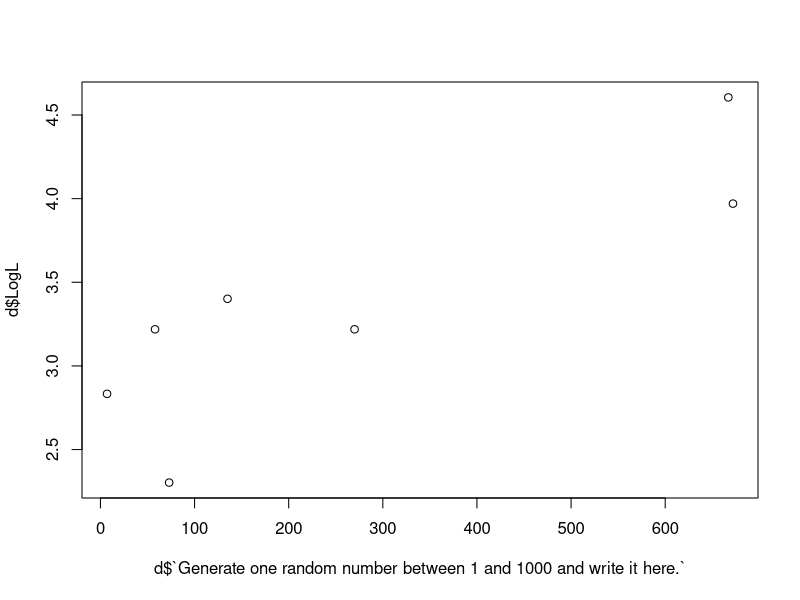
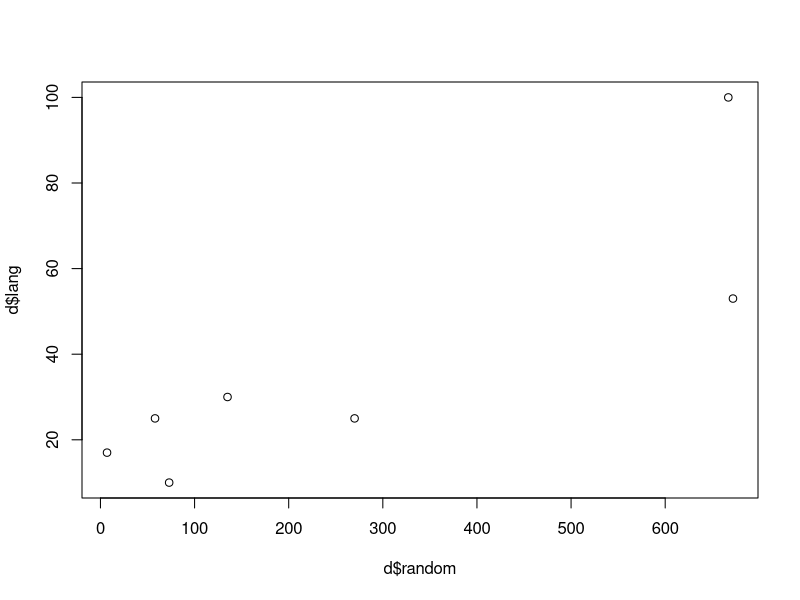
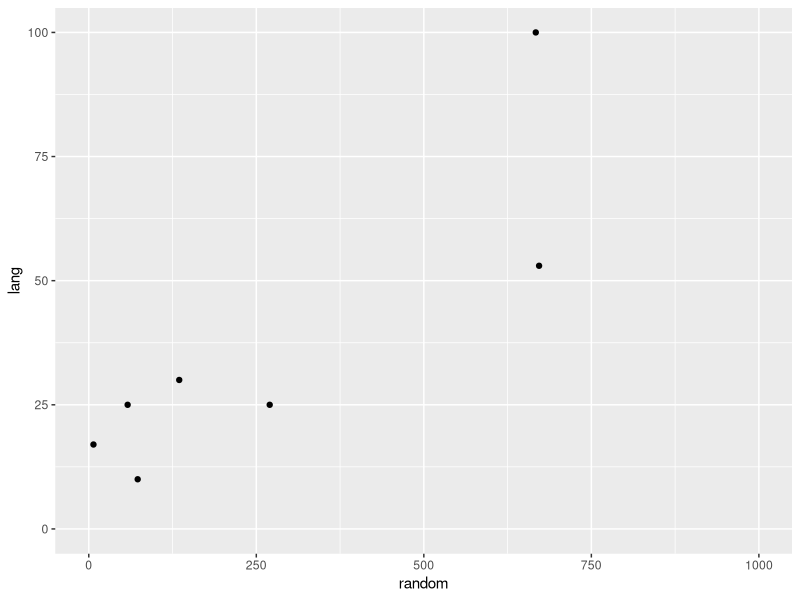
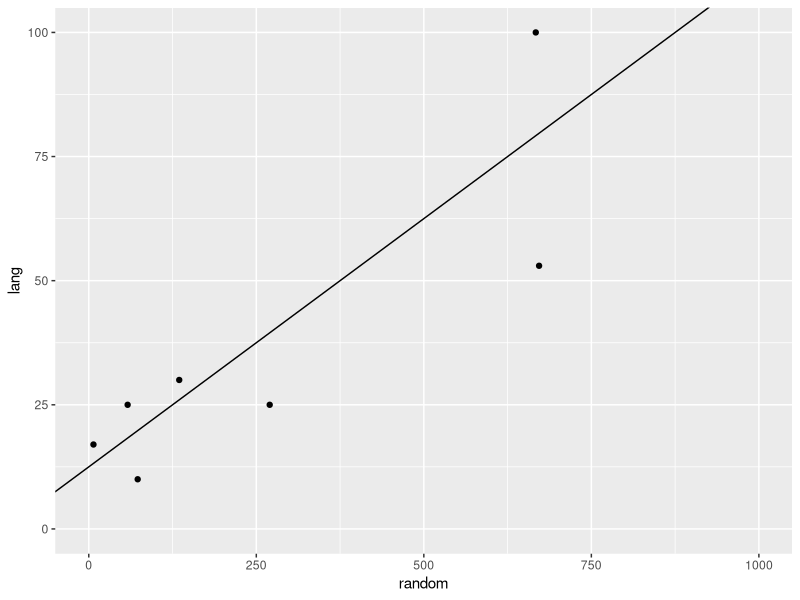
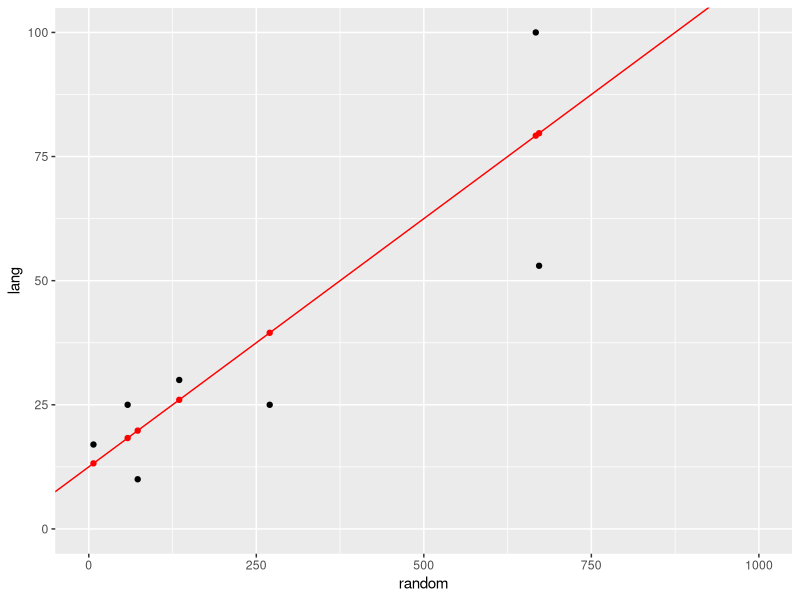
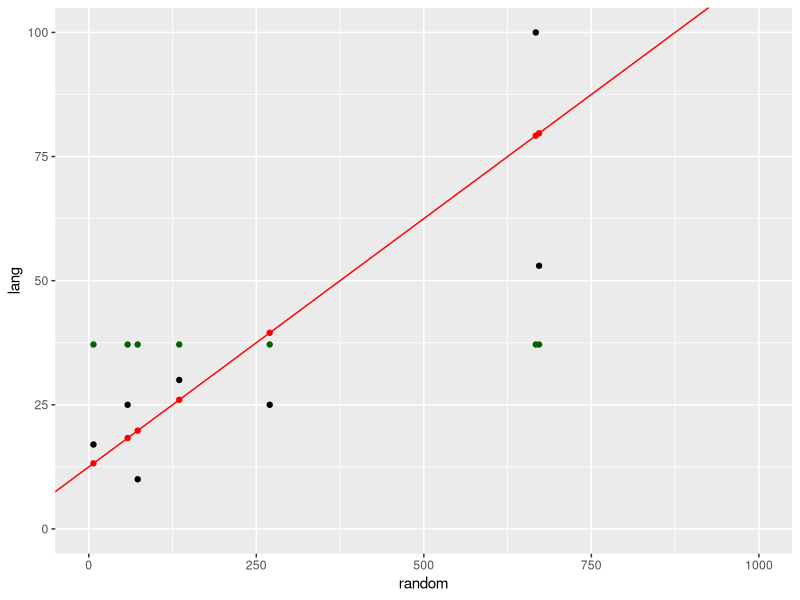
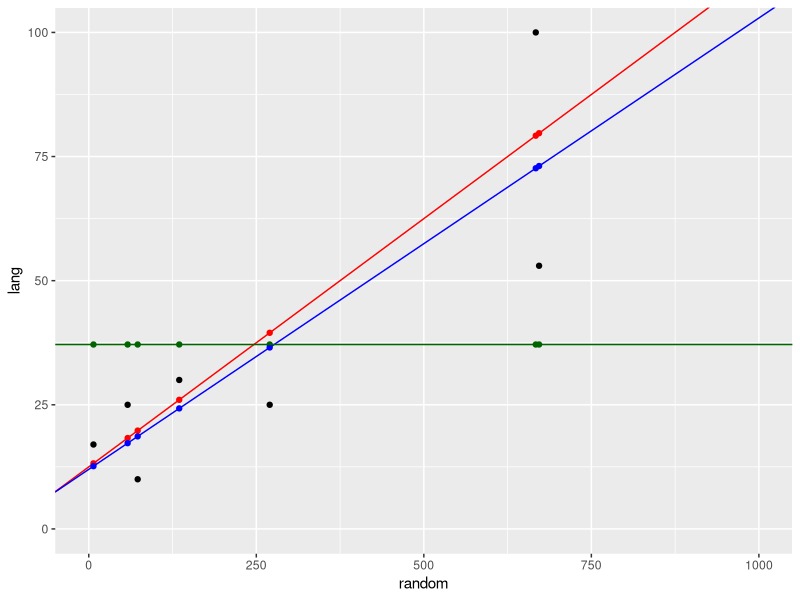
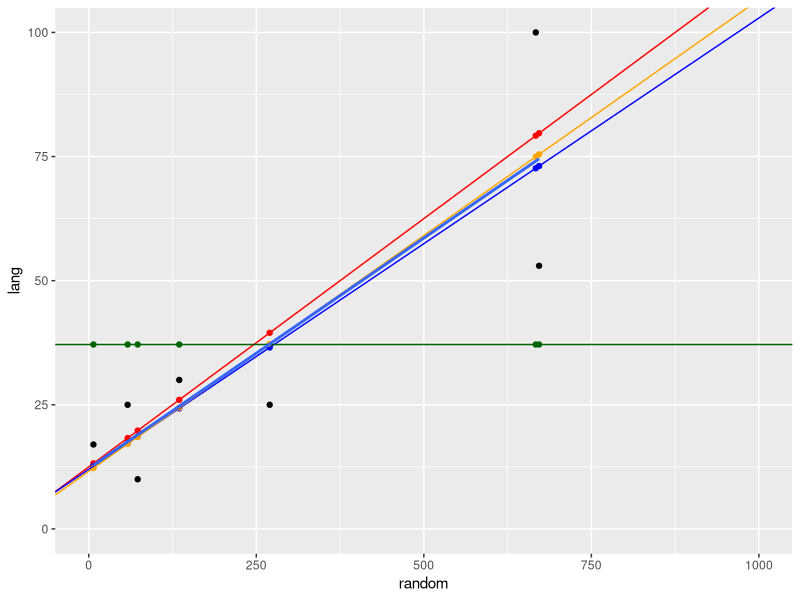

These charts were generated, in order, by the following R code: (Note: this script raises an error after producing the figures.)
library(tidyverse)
#library(googlesheets4)

d = read_csv("classes/anchor_data.csv")

d$LogL = log(d$`How many independent (unrelated) language families are there in the world? (Don't Google!)`)

plot(d$`Generate one random number between 1 and 1000 and write it here.`,
     d$LogL)

d$random = d$`Generate one random number between 1 and 1000 and write it here.`
d$lang = d$`How many independent (unrelated) language families are there in the world? (Don't Google!)`

plot(d$random, d$lang)

# Goal: predict how many language families were guessed
mean(d$lang)
d$mean.prediction = mean(d$lang)
sum((d$lang - d$mean.prediction)**2)

# fit a line
ggplot(d, aes(x=random, lang)) + geom_point() +
  xlim(0, 1000) + 
  ylim(0, 100)

# equation of a line: y = mx + b
# a function that maps from x to y
# take x (random number) as an input
# spit out a PREDICTED y value as output
ggplot(d, aes(x=random, lang)) + geom_point() +
  xlim(0, 1000) + 
  ylim(0, 100) + 
  geom_abline(intercept = 12.5,
              slope = 1/10)

# sum squared error when we use the mean to make 
# our predictions
sum((d$lang - d$mean.prediction)**2)

generate.prediction.from.line <- function(x) {
  y = 12.5 + (1/10) * x
  return(y)
}

d$prediction.line = generate.prediction.from.line(d$random)

# plot predictions of the line 
ggplot(d, aes(x=random, lang)) + geom_point() +
  xlim(0, 1000) + 
  ylim(0, 100) + 
  geom_abline(intercept = 12.5,
              slope = 1/10,
              colour="red") +
  geom_point(data=d, aes(x=random, y=prediction.line), colour="red")

# sum squared error when we use the mean to make 
# our predictions
sum((d$lang - d$prediction.line)**2)

ggplot(d, aes(x=random, lang)) + geom_point() +
  xlim(0, 1000) + 
  ylim(0, 100) + 
  geom_abline(intercept = 12.5,
              slope = 1/10,
              colour="red") +
  geom_point(data=d, aes(x=random, y=prediction.line), colour="red") +
  geom_point(data=d, aes(x=random, y=mean.prediction), colour="darkgreen")

###########
generate.prediction.from.some.line <- function(x, intercept, slope) {
  y = intercept + slope * x
  return(y)
}

sum((d$lang - d$prediction.line)**2)

d$prediction.line.2 = generate.prediction.from.some.line(d$random, 12, 1/10)
sum((d$lang - d$prediction.line.2)**2)

d$prediction.line.3 = generate.prediction.from.some.line(d$random, 12, 1/11)
sum((d$lang - d$prediction.line.3)**2)

ggplot(d, aes(x=random, lang)) + geom_point() +
  xlim(0, 1000) + 
  ylim(0, 100) + 
  geom_abline(intercept = 12.5,
              slope = 1/10,
              colour="red") +
  geom_point(data=d, aes(x=random, y=prediction.line), colour="red") +
  geom_point(data=d, aes(x=random, y=mean.prediction), colour="darkgreen") +
  geom_point(data=d, aes(x=random, y=prediction.line.3), colour="blue")  +
  geom_abline(intercept = 12,
              slope = 1/11,
              colour="blue") +
  geom_abline(intercept = mean(d$lang),
              slope = 0,
              colour="darkgreen")

# automate the processs of finding the line
# that minimizes the sum of the squared error

try.for.int = seq(5, 20, .01)
try.for.slope = seq(0, 1, .005)  

best.sum.squared.error = 10000
best.int = NULL
best.slope = NULL
for (i in try.for.int) {
  for (j in try.for.slope) {
    d$try.prediction = generate.prediction.from.some.line(d$random, i, j)
    sum.squared.error = sum((d$lang - d$try.prediction)**2)
    if (sum.squared.error < best.sum.squared.error) {
      best.sum.squared.error = sum.squared.error
      best.int = i
      best.slope = j
    }
  }
}

best.int
best.slope

# add these best values onto our plot in orange
d$prediction.line.best = generate.prediction.from.some.line(
  d$random, best.int, best.slope)

ggplot(d, aes(x=random, lang)) + geom_point() +
  xlim(0, 1000) + 
  ylim(0, 100) + 
  geom_abline(intercept = 12.5,
              slope = 1/10,
              colour="red") +
  geom_point(data=d, aes(x=random, y=prediction.line), colour="red") +
  geom_point(data=d, aes(x=random, y=mean.prediction), colour="darkgreen") +
  geom_point(data=d, aes(x=random, y=prediction.line.3), colour="blue")  +
  geom_point(data=d, aes(x=random, y=prediction.line.best), colour="orange")  +
  geom_abline(intercept = 12,
              slope = 1/11,
              colour="blue") +
  geom_abline(intercept = mean(d$lang),
              slope = 0,
              colour="darkgreen") + 
  geom_abline(intercept = best.int,
              slope = best.slope,
              colour="orange") +
  geom_smooth(method=lm, se=F)

# 
lm(data=d, lang ~ random)



###############
# TRY TO MORE PRECISELY ESTIMATE THE REGRESSION 
try.for.int = seq(11, 13, .001)
try.for.slope = seq(.8, .14, .001)  

best.sum.squared.error = 10000
best.int = NULL
best.slope = NULL
for (i in try.for.int) {
  for (j in try.for.slope) {
    d$try.prediction = generate.prediction.from.some.line(d$random, i, j)
    sum.squared.error = sum((d$lang - d$try.prediction)**2)
    if (sum.squared.error < best.sum.squared.error) {
      best.sum.squared.error = sum.squared.error
      best.int = i
      best.slope = j
    }
  }
}

best.int
best.slope

# What if this data is noise?

d$lang.random = sample(d$lang)
ggplot(d, aes(x=random, lang.random)) + geom_point() +
  xlim(0, 1000) + 
  ylim(0, 100) + 
  geom_smooth(method=lm, se=F)

summary(lm(data=d, lang ~ random))

